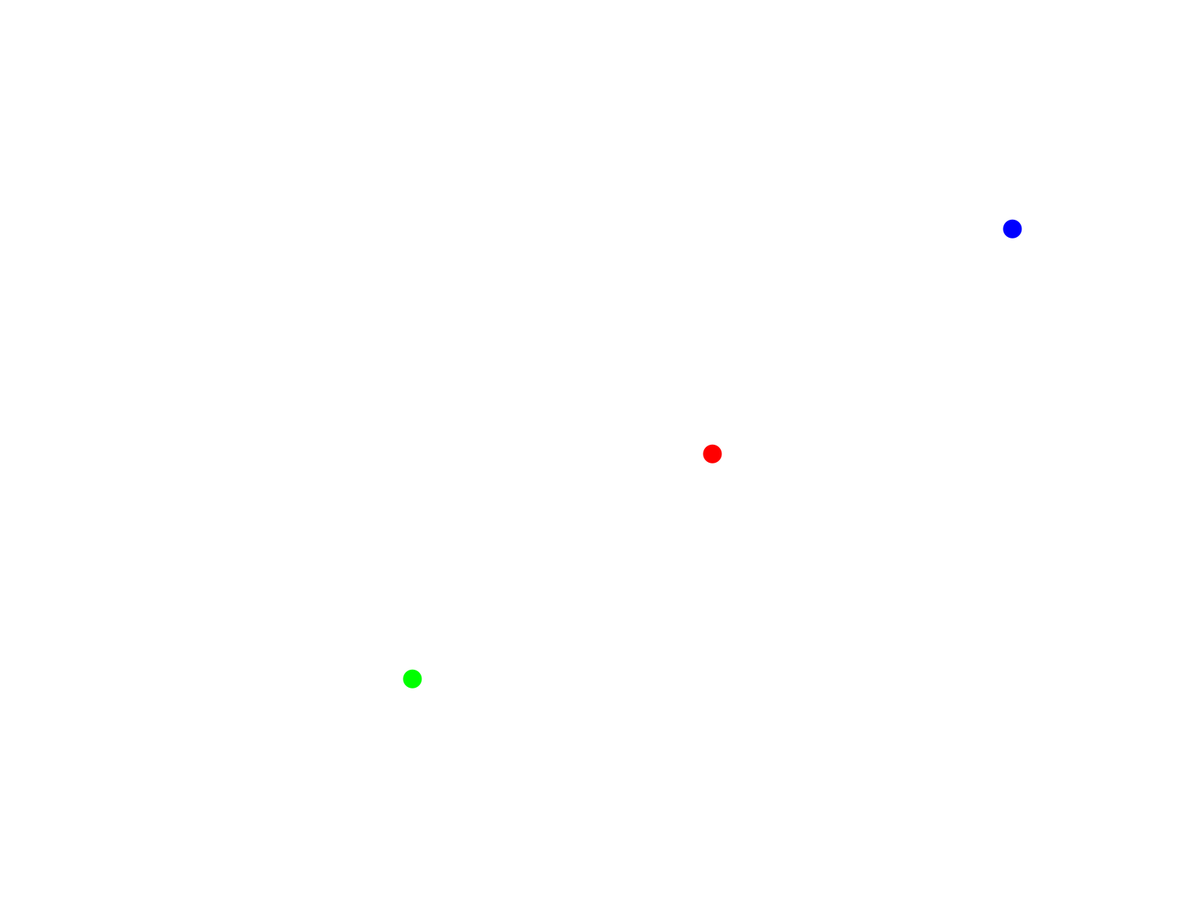
Frame 1 (no input)
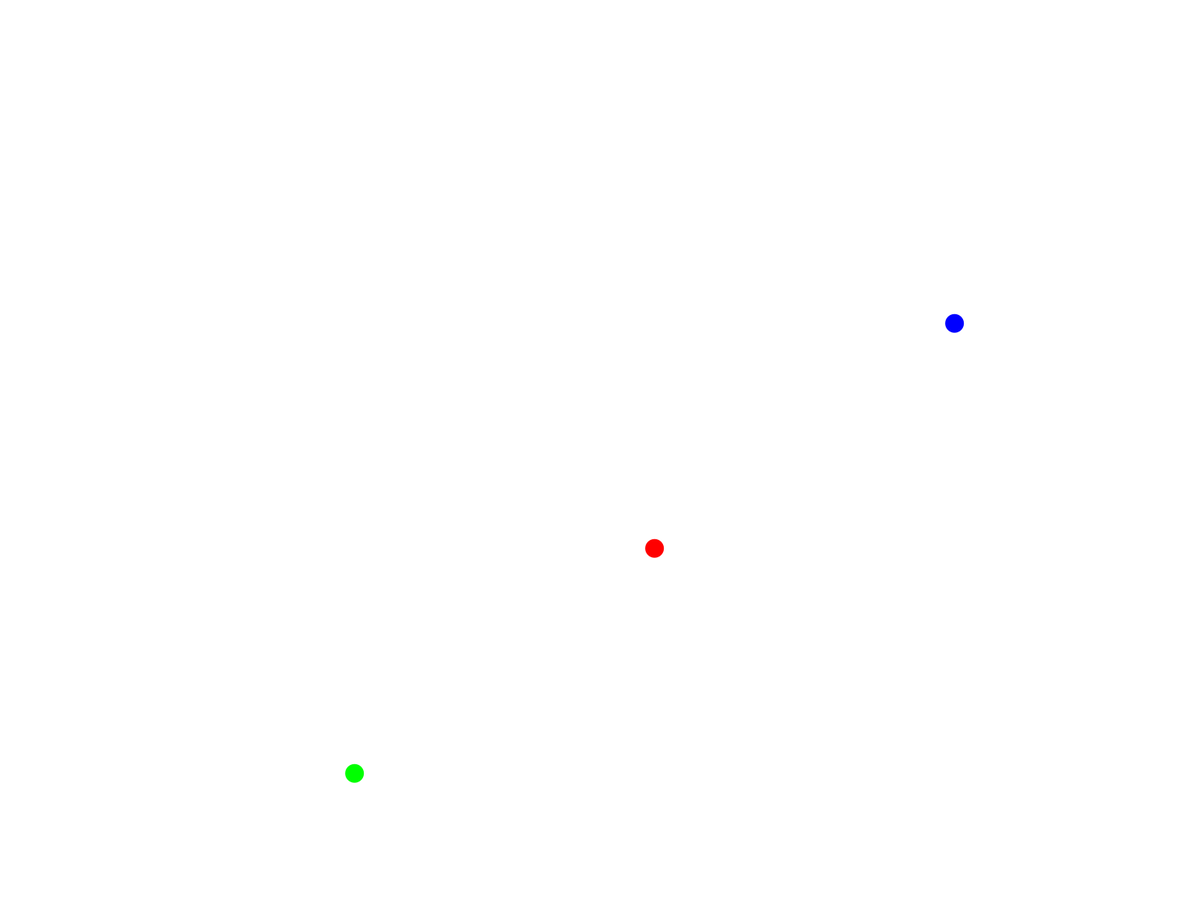
Frame 60 (the mouse pressed at the canvas centre just before this capture)
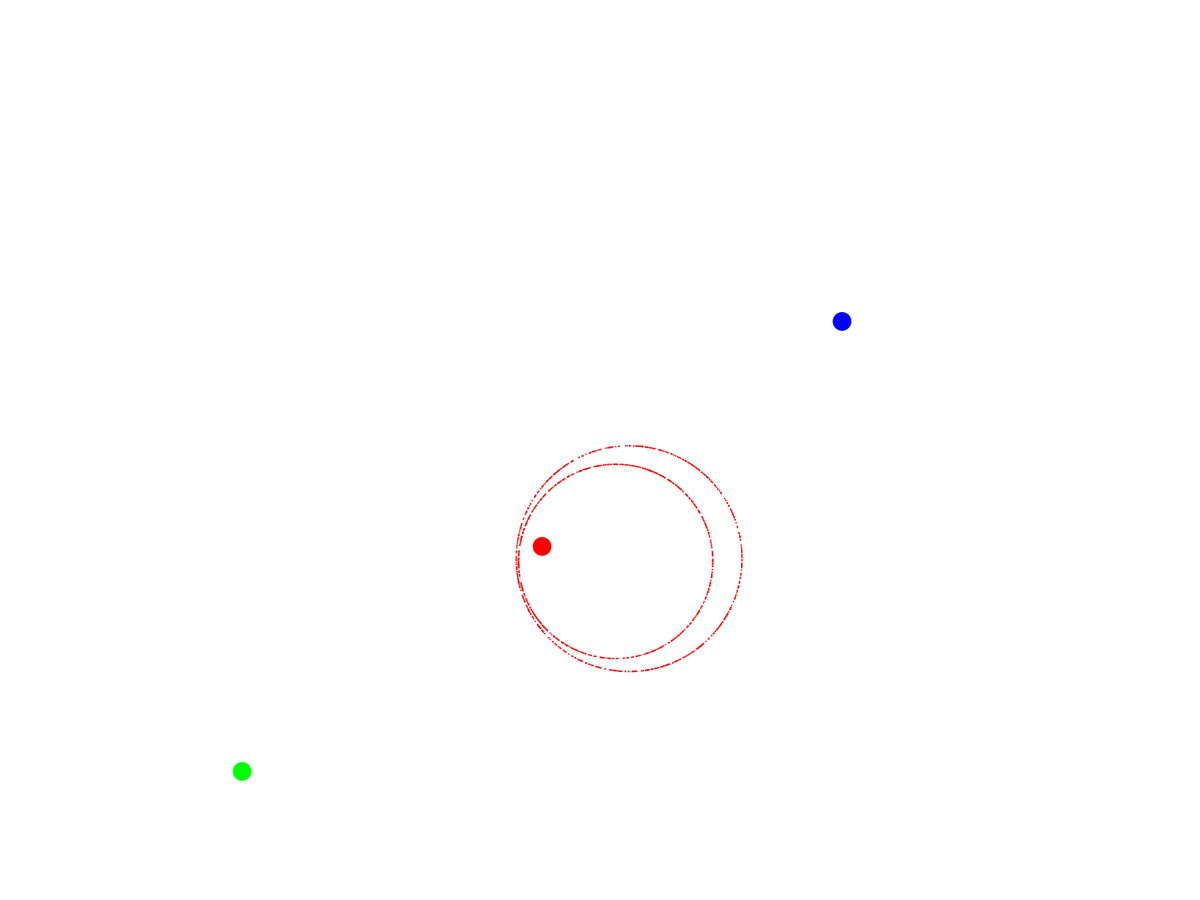
Frame 120 (the mouse held since frame 60 and released just before this capture)

The Processing sketch that drew these frames (run headless with seeded random() and noise(); from frame 60 on, the mouse is pressed at the canvas centre):

// Processing sketch: LightInSpaceVisualization
// ── LightInSpaceVisualization.pde
float arctan(float x, float y) {
  if (x > 0 && y < 0) return atan(y/x);
  if (x > 0 && y > 0) return 2*PI - atan(-y/x);
  if (x < 0 && y < 0) return PI + atan(y/x);
  else return PI + atan(y/x);
}

class emitElipse{
 
  //Num of particles made per frame;
  float particlesMade = 1000;
  //Setting the amount of particles it can have
  float sunCurrentEnergy;
  float startingEnergy = 25;
  //Constructor for the class
  float xPosi;
  float yPosi;
  float xPosiUp;
  float yPosiUp;
  color colOR;
  float emitSpeed;
  float orbitBound;
  float lowerBound = 100;
  float upperBound = 150;
  float angle;
  
  
  emitElipse(float xPos,float yPos,color emitColor){
    //Setting the global to the current energy, and only changing the Current variable
     this.colOR = emitColor;
     this.angle = TWO_PI/360;
     float CX = cos(angle);
     float SX = sin(angle);
     this.sunCurrentEnergy = startingEnergy;
     this.emitSpeed = 0.1;
     this.orbitBound = (upperBound - lowerBound) + lowerBound;   
     this.xPosi = xPos;
     this.yPosi = yPos;
     this.xPosiUp = this.orbitBound*CX;
     this.yPosiUp = this.orbitBound*SX;
  
}
  
  void update(){
    this.angle += TWO_PI/360;
    this.xPosiUp = (cos(this.angle)*upperBound) +this.xPosi;
    this.yPosiUp = (sin(this.angle)*upperBound) +this.yPosi;
    
    if(random(1000) < 10){
     for (int i = 0; i < particlesMade; i++) {
     particleList.add(new particle(xPosiUp, yPosiUp, this.sunCurrentEnergy/2,this.colOR));
   }
    }
    for (int i = 0; i < particleList.size(); i++) {
      particle tmp = particleList.get(i);
      if ((pow(tmp.x - this.xPosiUp, 2) + pow(tmp.y - this.yPosiUp, 2) <= pow(this.sunCurrentEnergy/2, 2))) {
        particleList.remove(i);
      } 
    }   
  }
  void draw(){
    //color change
    //starting color is black
    fill(colOR);
    ellipse(xPosiUp,yPosiUp,this.sunCurrentEnergy,this.sunCurrentEnergy);
    
  }
}

///////////////////////////////////////////////////////////////////////////////////////////////////////
//---------------------------------------------------------------------------------------------------//
///////////////////////////////////////////////////////////////////////////////////////////////////////




//Casting an Arraylist as the class, calling emits to create new list
ArrayList<particle> particleList = new ArrayList();

class particle {
    //declaring variables of the particle to be emitted
    float Vx,Vy,x,y,rad;
    color cOLOR;
    //Constructor for a new instance of a new particle
    particle(float xCenter, float yCenter, float radius,color colOR) {
      this.cOLOR = colOR;
      float speedMag = 3;
      float angle = random(2*PI);
      float CX = cos(angle);
      float SX = sin(angle);
      x = radius*CX + xCenter;
      y = radius*SX + yCenter;
      Vx = speedMag*CX;
      Vy = speedMag*SX;
      rad = 2;
    }
    
    int search(float X, float Y, float Vx, float Vy) {
      for (int i = 0; i < particleList.size(); i++) {
       particle tmp = particleList.get(i);
       if (tmp.x == X && tmp.y == Y && tmp.Vx == Vx && tmp.Vy == Vy) return i;
      }
      // This case should never get called, throw a sentinel value
      return -1;
    }
    
    //changing the position of the emitted particle, based on velocity
    void update() {
      x += Vx;
      y += Vy;
      fill(255, 175, 0);
      //checking if the particle is offscreen
      if (x < 0 || x > width || y < 0 || y > height) {

        int index = this.search(this.x, this.y, this.Vx, this.Vy);
        particleList.remove(index);
       
        } 
      } 
    
    // drawing the particle
    void draw() {
      
      noFill();     
      fill(this.cOLOR);
      ellipse(x,y,rad,rad);
      
   }
}

///////////////////////////////////////////////////////////////////////////////////////////////////////
//---------------------------------------------------------------------------------------------------//
///////////////////////////////////////////////////////////////////////////////////////////////////////

emitElipse emit1;
emitElipse emit2;
emitElipse emit3;

void setup() {
  noStroke();
  fullScreen();

  emit1 = new emitElipse(width/2,height/2, color(255,0,0));
  emit2 = new emitElipse(width/4,height/2+height/4, color(0,255,0));
  emit3 = new emitElipse(width/2+width/4,height/4, color(0,0,255));
}

void draw () {
  background(255); 

  for (int i = 0; i < particleList.size(); i++){
           //drawing a particle and updating
           particle tmp = particleList.get(i);
           tmp.update();
           tmp.draw();
  }  
 
  emit1.update();
  emit1.draw();
  
  emit2.update();
  emit2.draw();
  
  emit3.update();
  emit3.draw();

  
}
